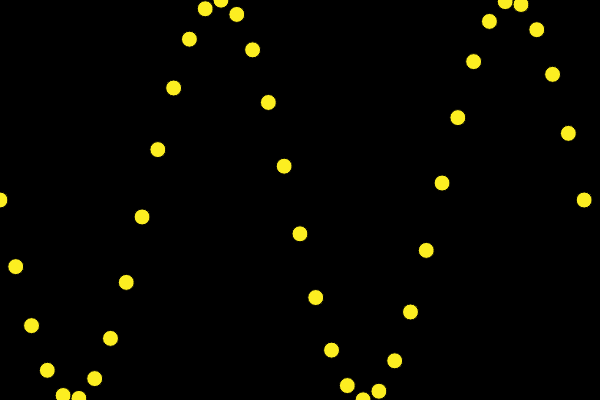
Frame 1 (no input)
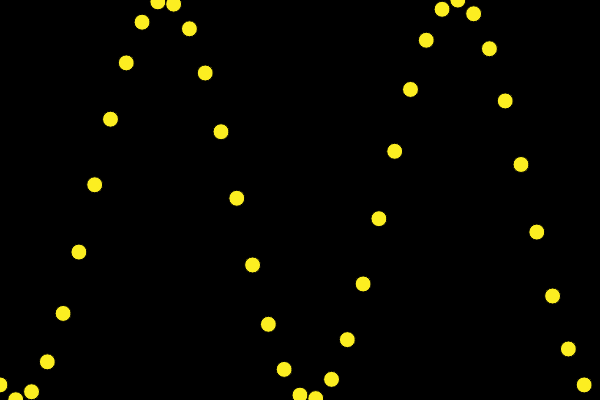
Frame 60 (no input)
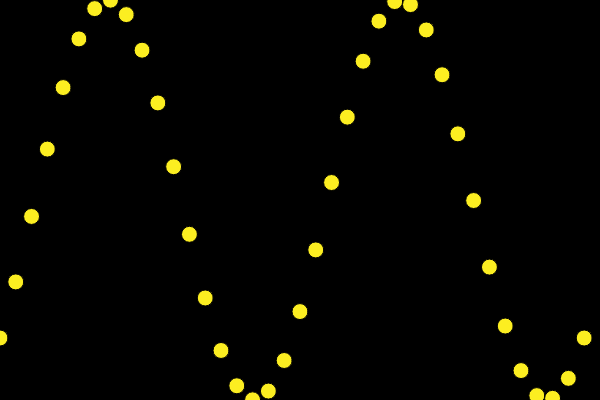
Frame 120 (the mouse pressed at the canvas centre since frame 60)

The p5.js sketch that drew these frames (run headless with seeded random() and noise() and a simulated clock; from frame 60 on, the mouse is pressed at the canvas centre):

// p5.js sketch
// ── sketch.js
let angles = [];
let r = 8;

function setup() {
  createCanvas(600, 400);
  let totalCircles = floor(width / (r * 2));
  for (let i = 0; i < totalCircles + 1; i++) {  // +1 so they go all the way to the right side of the screen
    angles[i] = map(i, 0, totalCircles, 0, 2 * TWO_PI);
  }
}

function draw() {
  background(0);
  translate(300, 200);
  fill(252, 238, 33);
  for (let i = 0; i < angles.length; i++) {
    let x = map(i, 0, angles.length, -300, 300);
    let y = map(sin(angles[i]), -1, 1, -200, 200);
    circle(x, y, r * 2);
    angles[i] += 0.02;
  }
}
